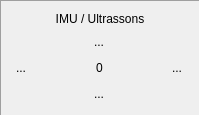
         <widget class="QFrame" name="frame_imu">
          <property name="sizePolicy">
           <sizepolicy hsizetype="Minimum" vsizetype="Minimum">
            <horstretch>1</horstretch>
            <verstretch>5</verstretch>
           </sizepolicy>
          </property>
          <property name="frameShape">
           <enum>QFrame::Panel</enum>
          </property>
          <property name="frameShadow">
           <enum>QFrame::Sunken</enum>
          </property>
          <layout class="QGridLayout" name="layout_imu">
           <item row="0" column="1">
            <widget class="QLabel" name="label_6">
             <property name="sizePolicy">
              <sizepolicy hsizetype="Preferred" vsizetype="Preferred">
               <horstretch>1</horstretch>
               <verstretch>0</verstretch>
              </sizepolicy>
             </property>
             <property name="text">
              <string>IMU / Ultrassons</string>
             </property>
             <property name="alignment">
              <set>Qt::AlignCenter</set>
             </property>
            </widget>
           </item>
           <item row="3" column="1">
            <widget class="QLineEdit" name="painel_ultr_tras">
             <property name="sizePolicy">
              <sizepolicy hsizetype="Ignored" vsizetype="Fixed">
               <horstretch>1</horstretch>
               <verstretch>0</verstretch>
              </sizepolicy>
             </property>
             <property name="palette">
              <palette>
               <active>
                <colorrole role="Base">
                 <brush brushstyle="SolidPattern">
                  <color alpha="0">
                   <red>255</red>
                   <green>255</green>
                   <blue>255</blue>
                  </color>
                 </brush>
                </colorrole>
               </active>
               <inactive>
                <colorrole role="Base">
                 <brush brushstyle="SolidPattern">
                  <color alpha="0">
                   <red>255</red>
                   <green>255</green>
                   <blue>255</blue>
                  </color>
                 </brush>
                </colorrole>
               </inactive>
               <disabled>
                <colorrole role="Base">
                 <brush brushstyle="SolidPattern">
                  <color alpha="255">
                   <red>239</red>
                   <green>235</green>
                   <blue>231</blue>
                  </color>
                 </brush>
                </colorrole>
               </disabled>
              </palette>
             </property>
             <property name="text">
              <string>...</string>
             </property>
             <property name="frame">
              <bool>false</bool>
             </property>
             <property name="alignment">
              <set>Qt::AlignCenter</set>
             </property>
             <property name="readOnly">
              <bool>true</bool>
             </property>
            </widget>
           </item>
           <item row="1" column="1">
            <widget class="QLineEdit" name="painel_ultr_frente">
             <property name="sizePolicy">
              <sizepolicy hsizetype="Ignored" vsizetype="Fixed">
               <horstretch>1</horstretch>
               <verstretch>0</verstretch>
              </sizepolicy>
             </property>
             <property name="palette">
              <palette>
               <active>
                <colorrole role="Base">
                 <brush brushstyle="SolidPattern">
                  <color alpha="0">
                   <red>255</red>
                   <green>255</green>
                   <blue>255</blue>
                  </color>
                 </brush>
                </colorrole>
               </active>
               <inactive>
                <colorrole role="Base">
                 <brush brushstyle="SolidPattern">
                  <color alpha="0">
                   <red>255</red>
                   <green>255</green>
                   <blue>255</blue>
                  </color>
                 </brush>
                </colorrole>
               </inactive>
               <disabled>
                <colorrole role="Base">
                 <brush brushstyle="SolidPattern">
                  <color alpha="255">
                   <red>239</red>
                   <green>235</green>
                   <blue>231</blue>
                  </color>
                 </brush>
                </colorrole>
               </disabled>
              </palette>
             </property>
             <property name="text">
              <string>...</string>
             </property>
             <property name="frame">
              <bool>false</bool>
             </property>
             <property name="alignment">
              <set>Qt::AlignCenter</set>
             </property>
             <property name="readOnly">
              <bool>true</bool>
             </property>
            </widget>
           </item>
           <item row="2" column="0">
            <widget class="QLineEdit" name="painel_ultr_esq">
             <property name="sizePolicy">
              <sizepolicy hsizetype="Ignored" vsizetype="Fixed">
               <horstretch>1</horstretch>
               <verstretch>1</verstretch>
              </sizepolicy>
             </property>
             <property name="palette">
              <palette>
               <active>
                <colorrole role="Base">
                 <brush brushstyle="SolidPattern">
                  <color alpha="0">
                   <red>255</red>
                   <green>255</green>
                   <blue>255</blue>
                  </color>
                 </brush>
                </colorrole>
               </active>
               <inactive>
                <colorrole role="Base">
                 <brush brushstyle="SolidPattern">
                  <color alpha="0">
                   <red>255</red>
                   <green>255</green>
                   <blue>255</blue>
                  </color>
                 </brush>
                </colorrole>
               </inactive>
               <disabled>
                <colorrole role="Base">
                 <brush brushstyle="SolidPattern">
                  <color alpha="255">
                   <red>239</red>
                   <green>235</green>
                   <blue>231</blue>
                  </color>
                 </brush>
                </colorrole>
               </disabled>
              </palette>
             </property>
             <property name="text">
              <string>...</string>
             </property>
             <property name="frame">
              <bool>false</bool>
             </property>
             <property name="alignment">
              <set>Qt::AlignRight|Qt::AlignTrailing|Qt::AlignVCenter</set>
             </property>
             <property name="readOnly">
              <bool>true</bool>
             </property>
            </widget>
           </item>
           <item row="2" column="2">
            <widget class="QLineEdit" name="painel_ultr_dir">
             <property name="sizePolicy">
              <sizepolicy hsizetype="Ignored" vsizetype="Fixed">
               <horstretch>1</horstretch>
               <verstretch>0</verstretch>
              </sizepolicy>
             </property>
             <property name="palette">
              <palette>
               <active>
                <colorrole role="Base">
                 <brush brushstyle="SolidPattern">
                  <color alpha="0">
                   <red>255</red>
                   <green>255</green>
                   <blue>255</blue>
                  </color>
                 </brush>
                </colorrole>
               </active>
               <inactive>
                <colorrole role="Base">
                 <brush brushstyle="SolidPattern">
                  <color alpha="0">
                   <red>255</red>
                   <green>255</green>
                   <blue>255</blue>
                  </color>
                 </brush>
                </colorrole>
               </inactive>
               <disabled>
                <colorrole role="Base">
                 <brush brushstyle="SolidPattern">
                  <color alpha="255">
                   <red>239</red>
                   <green>235</green>
                   <blue>231</blue>
                  </color>
                 </brush>
                </colorrole>
               </disabled>
              </palette>
             </property>
             <property name="text">
              <string>...</string>
             </property>
             <property name="frame">
              <bool>false</bool>
             </property>
             <property name="alignment">
              <set>Qt::AlignLeading|Qt::AlignLeft|Qt::AlignVCenter</set>
             </property>
             <property name="readOnly">
              <bool>true</bool>
             </property>
            </widget>
           </item>
           <item row="2" column="1">
            <widget class="QLineEdit" name="painel_imu">
             <property name="sizePolicy">
              <sizepolicy hsizetype="Expanding" vsizetype="Expanding">
               <horstretch>7</horstretch>
               <verstretch>10</verstretch>
              </sizepolicy>
             </property>
             <property name="palette">
              <palette>
               <active>
                <colorrole role="Base">
                 <brush brushstyle="SolidPattern">
                  <color alpha="0">
                   <red>255</red>
                   <green>255</green>
                   <blue>255</blue>
                  </color>
                 </brush>
                </colorrole>
               </active>
               <inactive>
                <colorrole role="Base">
                 <brush brushstyle="SolidPattern">
                  <color alpha="0">
                   <red>255</red>
                   <green>255</green>
                   <blue>255</blue>
                  </color>
                 </brush>
                </colorrole>
               </inactive>
               <disabled>
                <colorrole role="Base">
                 <brush brushstyle="SolidPattern">
                  <color alpha="255">
                   <red>239</red>
                   <green>235</green>
                   <blue>231</blue>
                  </color>
                 </brush>
                </colorrole>
               </disabled>
              </palette>
             </property>
             <property name="text">
              <string>0</string>
             </property>
             <property name="frame">
              <bool>false</bool>
             </property>
             <property name="alignment">
              <set>Qt::AlignCenter</set>
             </property>
             <property name="readOnly">
              <bool>true</bool>
             </property>
            </widget>
           </item>
          </layout>
         </widget>
